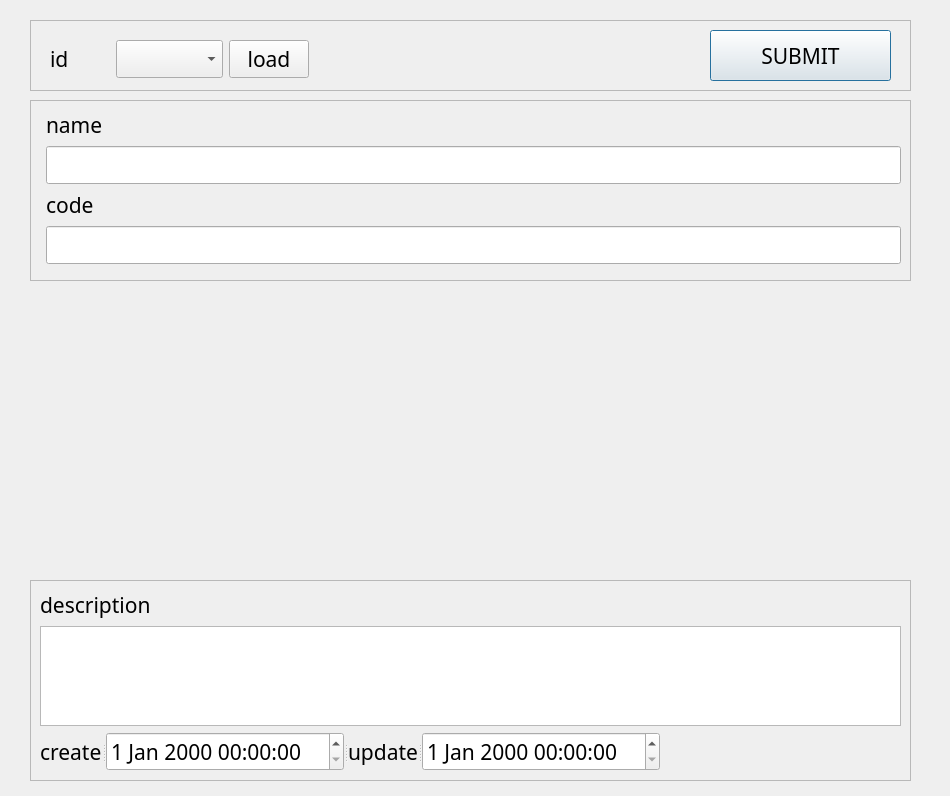
<?xml version="1.0" encoding="UTF-8"?>
<ui version="4.0">
 <class>Dialog</class>
 <widget class="QDialog" name="Dialog">
  <property name="geometry">
   <rect>
    <x>0</x>
    <y>0</y>
    <width>950</width>
    <height>796</height>
   </rect>
  </property>
  <property name="font">
   <font>
    <family>굴림</family>
    <pointsize>16</pointsize>
   </font>
  </property>
  <property name="windowTitle">
   <string>Dialog</string>
  </property>
  <widget class="QFrame" name="frame">
   <property name="geometry">
    <rect>
     <x>30</x>
     <y>100</y>
     <width>881</width>
     <height>181</height>
    </rect>
   </property>
   <property name="frameShape">
    <enum>QFrame::StyledPanel</enum>
   </property>
   <property name="frameShadow">
    <enum>QFrame::Raised</enum>
   </property>
   <layout class="QFormLayout" name="formLayout">
    <item row="1" column="1">
     <layout class="QVBoxLayout" name="verticalLayout_4">
      <item>
       <widget class="QLabel" name="label_13">
        <property name="text">
         <string>code</string>
        </property>
       </widget>
      </item>
      <item>
       <widget class="QLineEdit" name="codeLineEdit"/>
      </item>
     </layout>
    </item>
    <item row="0" column="1">
     <layout class="QVBoxLayout" name="verticalLayout_5">
      <item>
       <widget class="QLabel" name="label_14">
        <property name="text">
         <string>name</string>
        </property>
       </widget>
      </item>
      <item>
       <widget class="QLineEdit" name="nameLineEdit"/>
      </item>
     </layout>
    </item>
   </layout>
  </widget>
  <widget class="QFrame" name="frame_2">
   <property name="geometry">
    <rect>
     <x>30</x>
     <y>20</y>
     <width>881</width>
     <height>71</height>
    </rect>
   </property>
   <property name="frameShape">
    <enum>QFrame::StyledPanel</enum>
   </property>
   <property name="frameShadow">
    <enum>QFrame::Raised</enum>
   </property>
   <widget class="QPushButton" name="submitBtn">
    <property name="geometry">
     <rect>
      <x>680</x>
      <y>10</y>
      <width>181</width>
      <height>51</height>
     </rect>
    </property>
    <property name="text">
     <string>SUBMIT</string>
    </property>
   </widget>
   <widget class="QWidget" name="layoutWidget">
    <property name="geometry">
     <rect>
      <x>20</x>
      <y>20</y>
      <width>259</width>
      <height>38</height>
     </rect>
    </property>
    <layout class="QHBoxLayout" name="horizontalLayout">
     <item>
      <widget class="QLabel" name="label_12">
       <property name="text">
        <string>id</string>
       </property>
      </widget>
     </item>
     <item>
      <widget class="QComboBox" name="idComboBox"/>
     </item>
     <item>
      <widget class="QPushButton" name="loadBtn">
       <property name="text">
        <string>load</string>
       </property>
      </widget>
     </item>
    </layout>
   </widget>
  </widget>
  <widget class="QFrame" name="frame_3">
   <property name="geometry">
    <rect>
     <x>30</x>
     <y>580</y>
     <width>881</width>
     <height>201</height>
    </rect>
   </property>
   <property name="frameShape">
    <enum>QFrame::StyledPanel</enum>
   </property>
   <property name="frameShadow">
    <enum>QFrame::Raised</enum>
   </property>
   <layout class="QFormLayout" name="formLayout_2">
    <item row="0" column="0">
     <widget class="QLabel" name="label_15">
      <property name="text">
       <string>description</string>
      </property>
     </widget>
    </item>
    <item row="2" column="0">
     <widget class="QSplitter" name="splitter">
      <property name="orientation">
       <enum>Qt::Horizontal</enum>
      </property>
      <widget class="QLabel" name="label_16">
       <property name="text">
        <string>create</string>
       </property>
      </widget>
      <widget class="QDateTimeEdit" name="reg_dateDateTimeEdit"/>
      <widget class="QLabel" name="label_17">
       <property name="text">
        <string>update</string>
       </property>
      </widget>
      <widget class="QDateTimeEdit" name="update_dateDateTimeEdit"/>
     </widget>
    </item>
    <item row="1" column="0" colspan="2">
     <widget class="QPlainTextEdit" name="descriptionPlainTextEdit">
      <property name="plainText">
       <string/>
      </property>
     </widget>
    </item>
   </layout>
  </widget>
 </widget>
 <resources/>
 <connections/>
</ui>
